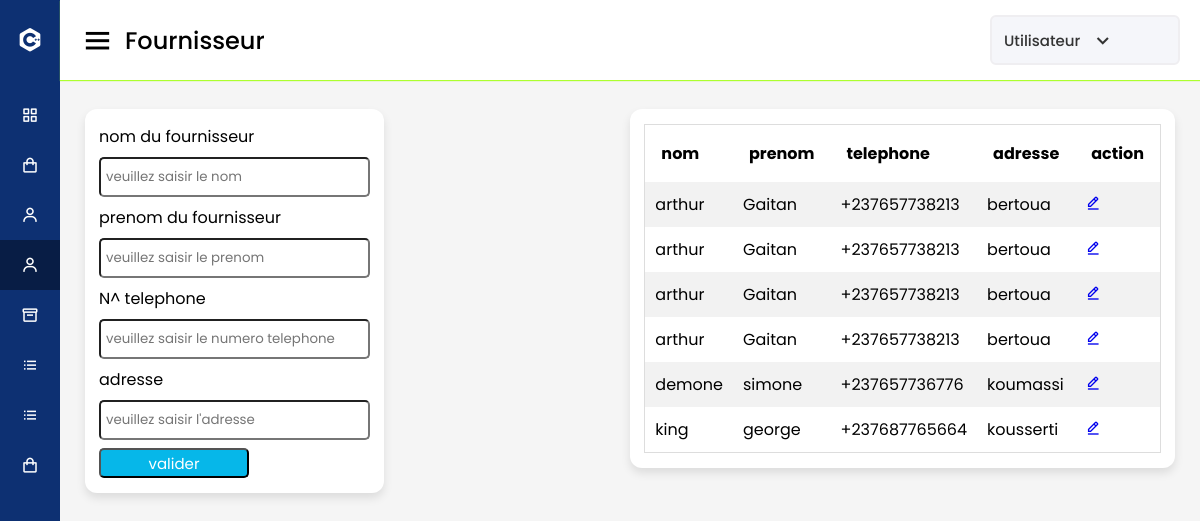
Screenshot of /fournisseur.php with the database file from the repository.
### tables this page shows
CREATE TABLE `fournisseur` (
  `idfournisseur` int(11) NOT NULL,
  `nomfournisseur` varchar(30) NOT NULL,
  `prenomfournisseur` varchar(30) NOT NULL,
  `telephonefournisseur` varchar(30) NOT NULL,
  `adressefournisseur` varchar(50) NOT NULL
);

### function.php (called while the page is built, shortened)
<?php
      function getFournisseur($id=null){
        if(!empty($id)){
            $sql = " SELECT * FROM fournisseur WHERE idfournisseur=?";
            $req = $GLOBALS['connexion']->prepare($sql);
            $req->execute(array($id));
            return $req->fetch();
        }
         else{
            $sql = " SELECT * FROM fournisseur";
            $req = $GLOBALS['connexion']->prepare($sql);
            $req->execute();
            return $req->fetchAll() ;
          } }
?>

### fournisseur.php (the view, shortened to what this page needs)
<?php
include 'entete.php';
?>
<div class="home-content">
      <div class="overview-boxes">
        <div class="box">
            <form  class="rito" action="<?= !empty($_GET['idfournisseur']) ? "./modifFournisseur.php" : "./ajoutFournisseur.php"?>" method="post">
                <label for="nomfournisseur">nom du fournisseur</label>
                <input  value="<?= !empty($_GET['idfournisseur']) ? $fournisseur['nomfournisseur'] : ""?>" type="text" name="nomfournisseur" id="nomfournisseur" placeholder="veuillez saisir le nom">
                <label for="prenomfournisseur">prenom du fournisseur</label>
                <input   value="<?= !empty($_GET['idfournisseur']) ? $fournisseur['prenomfournisseur'] : ""?>" type="text" name="prenomfournisseur" id="prenomfournisseur" placeholder="veuillez saisir le prenom">
                <label for="telephonefournisseur">N^ telephone</label>
                <input  value="<?= !empty($_GET['idfournisseur']) ? $fournisseur['telephonefournisseur'] : ""?>" type="text" name="telephonefournisseur" id="telephonefournisseur" placeholder="veuillez saisir le numero telephone ">
                <label for="adressefournisseur">adresse</label>
                <input  value="<?= !empty($_GET['idfournisseur']) ? $fournisseur['adressefournisseur'] : ""?>" type="text" name="adressefournisseur" id="adressefournisseur" placeholder="veuillez saisir l'adresse ">
                <button type="submit" >valider</button>
            </form>
        </div>
<div class="box">
<table class="mtable">
    <tr>
        <th>nom</th>
        <th>prenom</th>
        <th>telephone</th>
        <th>adresse</th>
        <th>action</th>
    </tr>
    <?php
    $fournisseurs = getFournisseur();
    if(!empty($fournisseurs) && is_array($fournisseurs)){
            foreach($fournisseurs as $key => $value){
        ?>
        <tr>
           <td><?= $value['nomfournisseur'] ?></td>
           <td><?= $value['prenomfournisseur'] ?></td>
           <td><?= $value['telephonefournisseur'] ?></td>
           <td><?= $value['adressefournisseur'] ?></td>
           <td> <a href="?idfournisseur= <?=$value['idfournisseur'] ?> ?>"> <i class="bx bx-edit-alt"></i></a></td>
        </tr>
                <?php
        }
    }
    ?>
</table>
</div>
      </div>
      </div>
    </section>
    <?php
include 'pied.php';
?>

### style.css (style rules this page uses)
* { margin: 0; padding: 0; box-sizing: border-box; font-family: "Poppins", sans-serif; }
.home-section .home-content { position: relative; padding-top: 104px; }
.home-content .overview-boxes { display: flex; align-items: flex-start; justify-content: space-between; flex-wrap: nowrap; padding: 0 20px; margin-bottom: 26px; }
.overview-boxes .box { display: flex; align-items: center; justify-content: center; min-width: calc(100% / 4 - 15px); background: #fff; padding: 15px 14px; border-radius: 12px; box-shadow: 0 5px 10px rgba(0, 0, 0, 0.1); margin: 5px; }
input, textarea, select { margin-bottom: 10px; box-sizing: border-box; width: 100%; margin: 8px 0; padding: 8px 5px; border-radius: 5px; display: block; }
button { background-color: rgb(6, 183, 233); color: white; width: 150px; height: 30px; font-size: 15px; border-radius: 5px; }
label { display: block; }
form { width: 100%; }
table.mtable { width: 100%; border-collapse: collapse; width: 100%; border: 1px solid #ddd; }
th, td { text-align: left; padding: 16px; }
table.mtable tr:nth-child(even) { background: #f2f2f2; }
table.mtable td { padding: 10px; }
body { background-size: cover; height: 100vh; border-radius: 0px 0px 20px 20px; margin-bottom: 40px; }

### rows the page displays
fournisseur: nomfournisseur "arthur", prenomfournisseur "Gaitan", telephonefournisseur "+237657738213", adressefournisseur "bertoua"
fournisseur: nomfournisseur "arthur", prenomfournisseur "Gaitan", telephonefournisseur "+237657738213", adressefournisseur "bertoua"
fournisseur: nomfournisseur "arthur", prenomfournisseur "Gaitan", telephonefournisseur "+237657738213", adressefournisseur "bertoua"
fournisseur: nomfournisseur "arthur", prenomfournisseur "Gaitan", telephonefournisseur "+237657738213", adressefournisseur "bertoua"
fournisseur: nomfournisseur "demone", prenomfournisseur "simone", telephonefournisseur "+237657736776", adressefournisseur "koumassi"
fournisseur: nomfournisseur "king", prenomfournisseur "george", telephonefournisseur "+237687765664", adressefournisseur "kousserti"

### other values shown
str_replace(".php","",basename($_SERVER['PHP_SELF'])) "Fournisseur"
